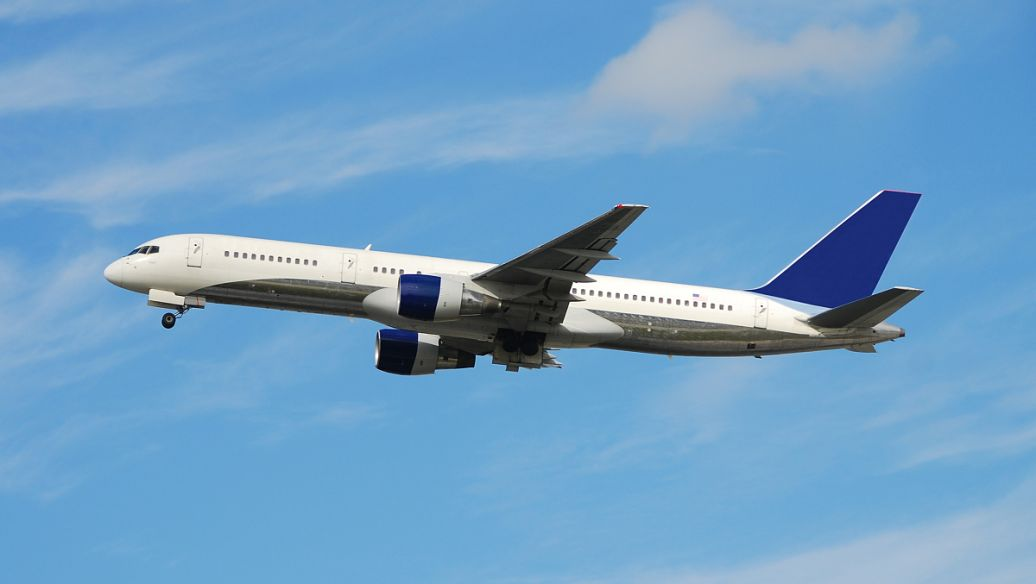
#> input picture test.jpg, 1036 x 584 px
$ python task2_3.py
#> lines starting #> are read from the running program, lines starting #| are printed output that depends on the picture; after the words box and inside, x2 and y2 are one past the last pixel; in counts of white or black regions, pixels touching at a corner belong together
import cv2

# 1. 读取图片
img = cv2.imread('test.jpg')
#> img is the input picture: shape (584, 1036, 3); mean B, G, R 198.1, 159.7, 111.6
if img is None:
    print("错误：找不到 test.jpg")
else:
    # 2. 转灰度图
    gray = cv2.cvtColor(img, cv2.COLOR_BGR2GRAY)
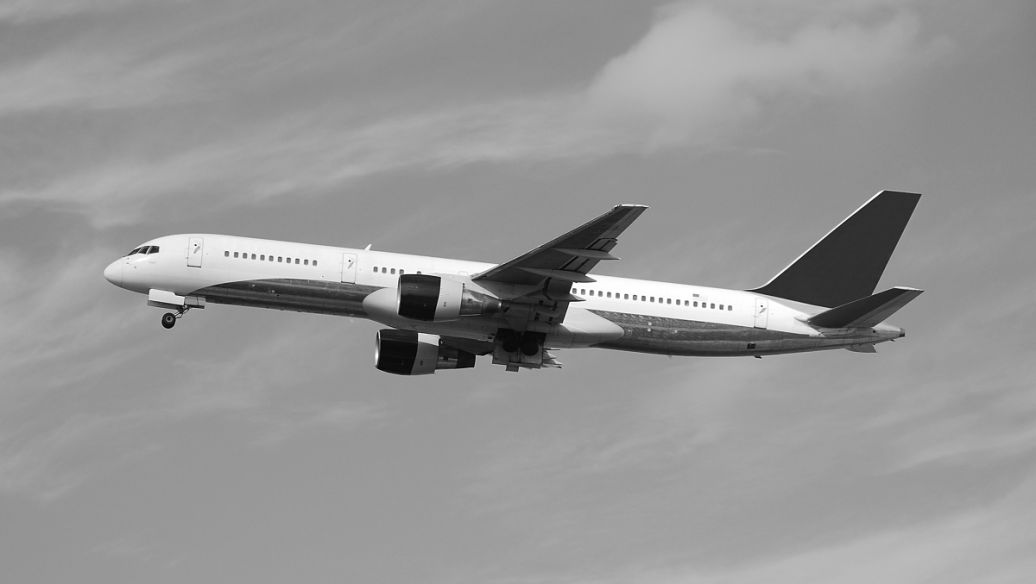
#> gray: shape (584, 1036); min 1, max 255, mean 149.7

    # 3. 二值化处理（把图片变成纯黑纯白，方便找轮廓）
    _, thresh = cv2.threshold(gray, 127, 255, cv2.THRESH_BINARY)
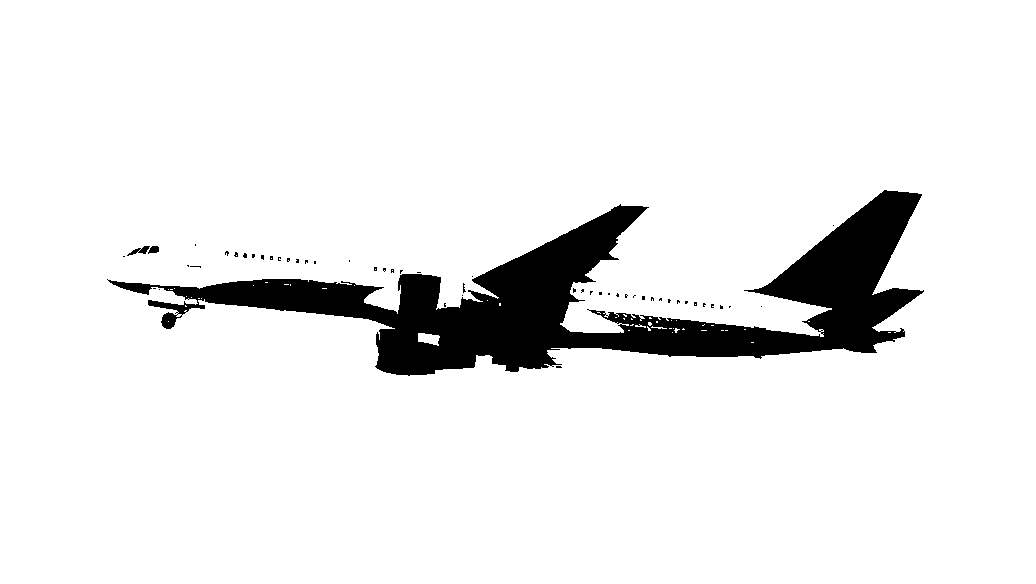
#> thresh: shape (584, 1036); 92.3% white; 52 black regions (49 under 20 px)

    # 4. 寻找轮廓
    contours, _ = cv2.findContours(thresh, cv2.RETR_TREE, cv2.CHAIN_APPROX_SIMPLE)
#> contours = 120 contours, 109 with area under 20; largest, box (x1, y1, x2, y2) and area: (0, 0, 1036, 584) 603405, (107, 189, 925, 377) 47978, (160, 311, 183, 330) 230, (418, 333, 440, 346) 170, (147, 245, 160, 255) 76

    # 5. 在原图上画出轮廓
    result_img = img.copy()
    # 绿色画轮廓，线宽为 2
    cv2.drawContours(result_img, contours, -1, (0, 255, 0), 2)
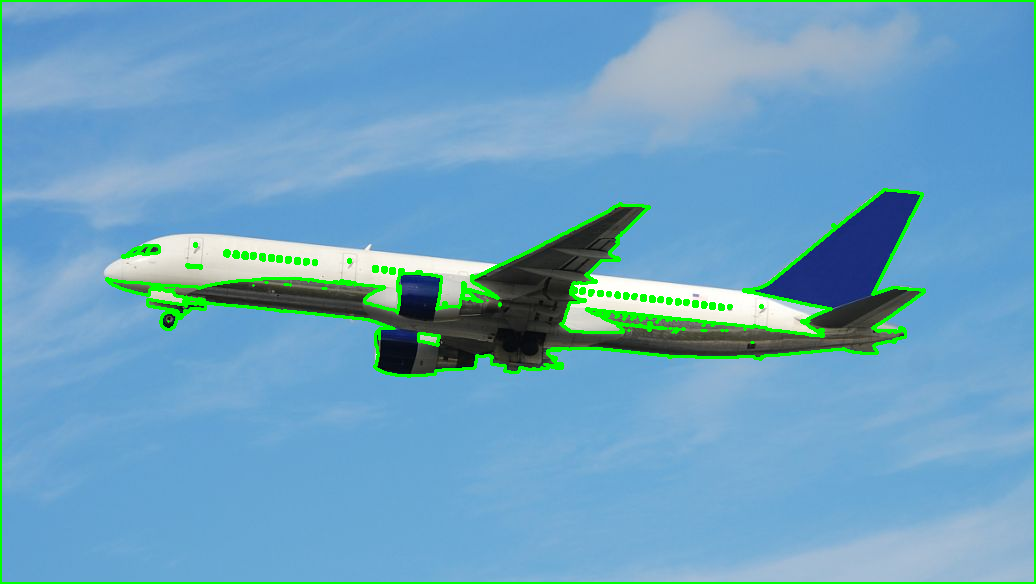
#> result_img: shape (584, 1036, 3); 3.36% of pixels changed, all inside (x1, y1, x2, y2) = (0, 0, 1036, 584)

    # 6. 计算总面积和总周长
    total_area = 0
    total_perimeter = 0
    for cnt in contours:
        total_area += cv2.contourArea(cnt)
        total_perimeter += cv2.arcLength(cnt, True)
#> this loop made 120 passes
#> (total_area, total_perimeter) on passes 2, 3, 4, 5, 8, 9, 11, 13, 14, 15, 16, 17: (603422.5, 3253.1), (603426.5, 3260.7), (603430.5, 3268.4), (603434.5, 3276), (603442.5, 3295), (603672, 3365.2), (603676, 3372.9), (603683.5, 3387.6), (603699, 3402.7), (603716, 3421.1), (603729.5, 3437), (603741.5, 3451.5)
#> (cnt, total_area, total_perimeter) on passes 1, 6, 7, 10, 12, 19: ([[0, 0], [0, 583], [1035, 583], [1035, 0]], 603405, 3236), ([[176, 314], [177, 313], [178, 314], [177, 315]], 603436.5, 3281.7), ([[174, 313], [175, 312], [176, 313], [175, 314]], 603438.5, 3287.4), ([[168, 321]], 603672, 3365.2), ([[760, 306], [761, 305], [762, 306], [761, 307]], 603678, 3378.5), ([[695, 304]], 603759.5, 3467.2)
#> after the loop, total_area = 652675.5; total_perimeter = 8009.3

    # 打印结果
    print(f"检测到的轮廓数量: {len(contours)}")
#| 检测到的轮廓数量: 120
    print(f"轮廓的总面积: {total_area:.2f}")
#| 轮廓的总面积: 652675.50
    print(f"轮廓的总周长: {total_perimeter:.2f}")
#| 轮廓的总周长: 8009.29

    # 7. 保存画了轮廓的图片
    cv2.imwrite('task2_3_result.png', result_img)
    print("包含轮廓的图片已保存为 task2_3_result.png")
